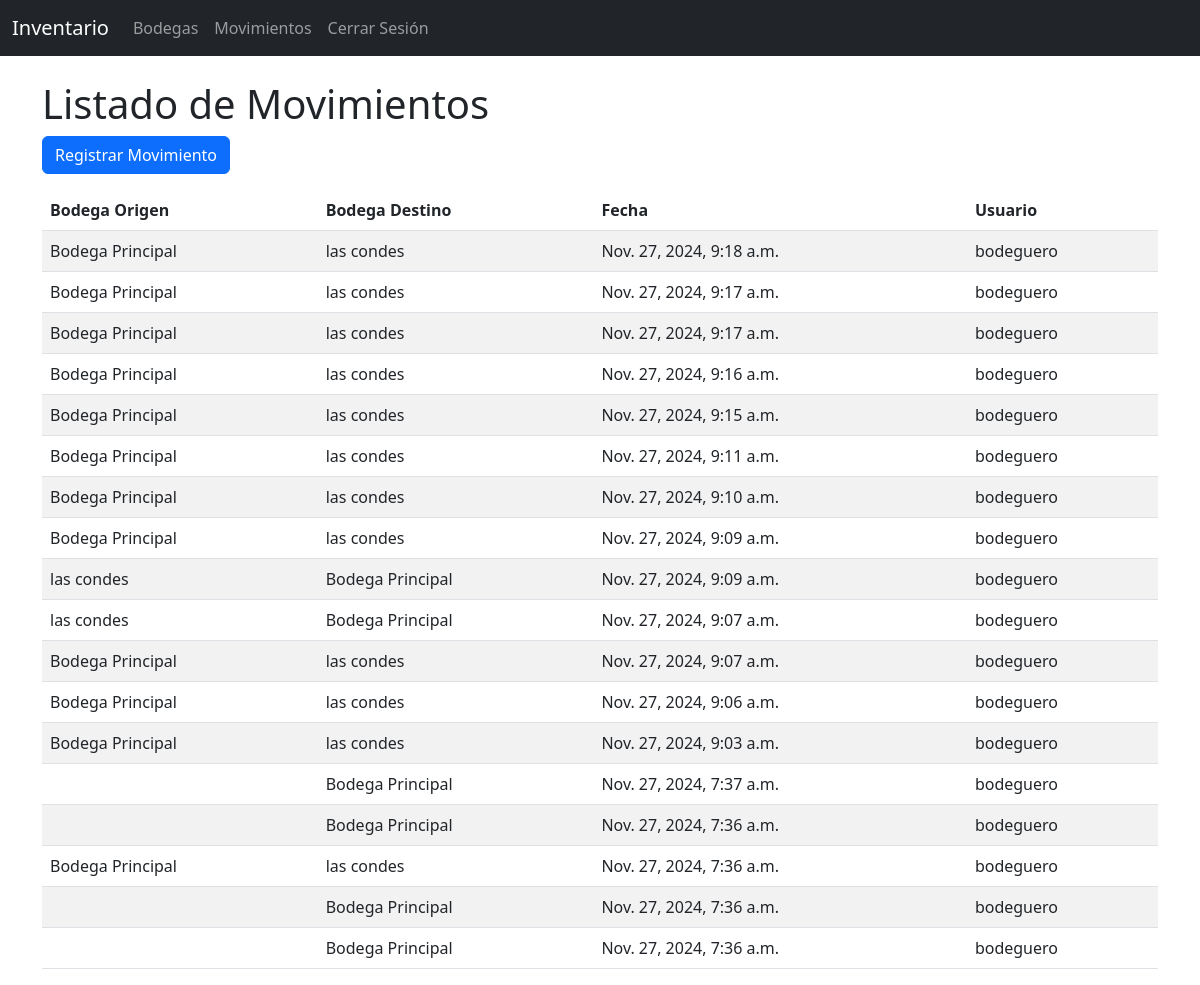
/movimientos/ (signed in), run on the app's committed database.
### inventario/models.py (models this page shows, shortened)
class Movimiento(models.Model):
    bodega_origen = models.ForeignKey(
        Bodega, on_delete=models.SET_NULL, null=True, blank=True, related_name='movimientos_salida')
    bodega_destino = models.ForeignKey(
        Bodega, on_delete=models.SET_NULL, null=True, related_name='movimientos_entrada')
    productos = models.ManyToManyField(Producto, through='MovimientoDetalle')
    usuario = models.ForeignKey(
        settings.AUTH_USER_MODEL, on_delete=models.CASCADE)
    fecha = models.DateTimeField(auto_now_add=True)
    codigo = models.CharField(max_length=10, unique=True, blank=True)
    class Meta:
        ordering = ['-fecha']  # Últimos movimientos primero

class Bodega(models.Model):
    nombre = models.CharField(max_length=255, unique=True)
    class Meta:
        ordering = ['nombre']

class Usuario(AbstractUser):
    is_jefe_bodega = models.BooleanField(default=False)
    is_bodeguero = models.BooleanField(default=False)
    class Meta:
        verbose_name = "Usuario"
        verbose_name_plural = "Usuarios"

### inventario/views.py (the view)
# urls.py: path('movimientos/', views.MovimientoListView.as_view(),
class MovimientoListView(LoginRequiredMixin, UserPassesTestMixin, ListView):
    model = Movimiento
    template_name = 'movimientos_list.html'
    context_object_name = 'movimientos'
    def test_func(self):
        return self.request.user.is_bodeguero

### inventario/templates/movimientos_list.html (shortened to what this page needs)
{% extends 'base.html' %}
{% block content %}
<h1>Listado de Movimientos</h1>
<div class="mb-3">
    <a href="{% url 'movimientos_create' %}" class="btn btn-primary">Registrar Movimiento</a>
</div>
<table class="table table-striped">
    <thead>
        <tr>
            <th>Bodega Origen</th>
            <th>Bodega Destino</th>
            <th>Fecha</th>
            <th>Usuario</th>
        </tr>
    </thead>
    <tbody>
        {% for movimiento in movimientos %}
        <tr>
            <td>{{ movimiento.bodega_origen.nombre }}</td>
            <td>{{ movimiento.bodega_destino.nombre }}</td>
            <td>{{ movimiento.fecha }}</td>
            <td>{{ movimiento.usuario.username }}</td>
        </tr>
        {% endfor %}
    </tbody>
</table>
{% endblock %}

### inventario/templates/base.html (shortened to what this page needs)
<!DOCTYPE html>
<html lang="es">
<head>
    <link rel="stylesheet" href="https://cdn.jsdelivr.net/npm/bootstrap@5.3.0/dist/css/bootstrap.min.css">
</head>
<body>
    <nav class="navbar navbar-expand-lg navbar-dark bg-dark">
        <div class="container-fluid">
            <a class="navbar-brand" href="#">Inventario</a>
            <div class="collapse navbar-collapse" id="navbarNav">
                <ul class="navbar-nav me-auto">
                    {% if user.is_authenticated %}
                        {% if user.is_jefe_bodega %}
                            <li class="nav-item"><a class="nav-link" href="{% url 'productos_list' %}">Productos</a></li>
                            <li class="nav-item"><a class="nav-link" href="{% url 'autores_list' %}">Autores</a></li>
                            <li class="nav-item"><a class="nav-link" href="{% url 'editoriales_list' %}">Editoriales</a></li>
                            <li class="nav-item"><a class="nav-link" href="{% url 'bodegas_list' %}">Bodegas</a></li>
                            <li class="nav-item"><a class="nav-link" href="{% url 'informes_generales' %}">Informes Generales</a></li>
                        {% elif user.is_bodeguero %}
                            <li class="nav-item"><a class="nav-link" href="{% url 'bodegas_list' %}">Bodegas</a></li>
                            <li class="nav-item"><a class="nav-link" href="{% url 'movimientos_list' %}">Movimientos</a></li>
                        {% endif %}
                        <li class="nav-item">
                            <form action="{% url 'logout' %}" method="post" class="d-inline">
                                <button type="submit" class="btn btn-link nav-link">Cerrar Sesión</button>
                            </form>
                        </li>
                    {% else %}
                        <li class="nav-item">
                            <a class="nav-link" href="{% url 'login' %}">Iniciar Sesión</a>
                        </li>
                    {% endif %}
                </ul>
            </div>
        </div>
    </nav>
    <div class="container mt-4">
        {% block content %}
        {% endblock %}
    </div>
</body>
</html>

### data on the page
Movimiento: bodega_origen.nombre "Bodega Principal", bodega_destino.nombre "las condes", fecha "Nov. 27, 2024, 9:18 a.m.", usuario.username "bodeguero"
Movimiento: bodega_origen.nombre "Bodega Principal", bodega_destino.nombre "las condes", fecha "Nov. 27, 2024, 9:17 a.m.", usuario.username "bodeguero"
Movimiento: bodega_origen.nombre "Bodega Principal", bodega_destino.nombre "las condes", fecha "Nov. 27, 2024, 9:17 a.m.", usuario.username "bodeguero"
Movimiento: bodega_origen.nombre "Bodega Principal", bodega_destino.nombre "las condes", fecha "Nov. 27, 2024, 9:16 a.m.", usuario.username "bodeguero"
Movimiento: bodega_origen.nombre "Bodega Principal", bodega_destino.nombre "las condes", fecha "Nov. 27, 2024, 9:15 a.m.", usuario.username "bodeguero"
Movimiento: bodega_origen.nombre "Bodega Principal", bodega_destino.nombre "las condes", fecha "Nov. 27, 2024, 9:11 a.m.", usuario.username "bodeguero"
Movimiento: bodega_origen.nombre "Bodega Principal", bodega_destino.nombre "las condes", fecha "Nov. 27, 2024, 9:10 a.m.", usuario.username "bodeguero"
Movimiento: bodega_origen.nombre "Bodega Principal", bodega_destino.nombre "las condes", fecha "Nov. 27, 2024, 9:09 a.m.", usuario.username "bodeguero"
Movimiento: bodega_origen.nombre "las condes", bodega_destino.nombre "Bodega Principal", fecha "Nov. 27, 2024, 9:09 a.m.", usuario.username "bodeguero"
Movimiento: bodega_origen.nombre "las condes", bodega_destino.nombre "Bodega Principal", fecha "Nov. 27, 2024, 9:07 a.m.", usuario.username "bodeguero"
Movimiento: bodega_origen.nombre "Bodega Principal", bodega_destino.nombre "las condes", fecha "Nov. 27, 2024, 9:07 a.m.", usuario.username "bodeguero"
Movimiento: bodega_origen.nombre "Bodega Principal", bodega_destino.nombre "las condes", fecha "Nov. 27, 2024, 9:06 a.m.", usuario.username "bodeguero"
Movimiento: bodega_origen.nombre "Bodega Principal", bodega_destino.nombre "las condes", fecha "Nov. 27, 2024, 9:03 a.m.", usuario.username "bodeguero"
Movimiento: bodega_destino.nombre "Bodega Principal", fecha "Nov. 27, 2024, 7:37 a.m.", usuario.username "bodeguero"
Movimiento: bodega_destino.nombre "Bodega Principal", fecha "Nov. 27, 2024, 7:36 a.m.", usuario.username "bodeguero"
Movimiento: bodega_origen.nombre "Bodega Principal", bodega_destino.nombre "las condes", fecha "Nov. 27, 2024, 7:36 a.m.", usuario.username "bodeguero"
Movimiento: bodega_destino.nombre "Bodega Principal", fecha "Nov. 27, 2024, 7:36 a.m.", usuario.username "bodeguero"
Movimiento: bodega_destino.nombre "Bodega Principal", fecha "Nov. 27, 2024, 7:36 a.m.", usuario.username "bodeguero"
